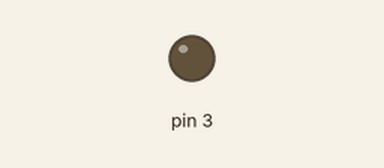
Recording of a sketch running on a simulated Arduino Uno, built with avr-gcc and run on an emulated ATmega328P. Shown: output pins drawn as LEDs (lit = HIGH).

Above: at 0.05 s.
At 6.45 s:
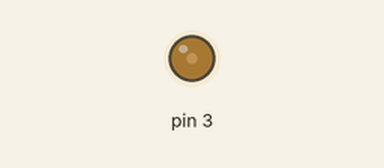
At 19.95 s:
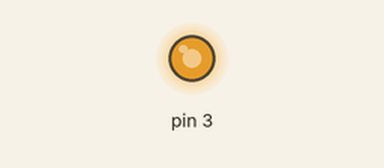
At 39.85 s:
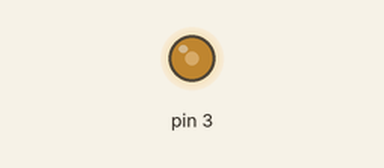
Timing chart, 0 to 40.0 s (numbered marks = the images above):
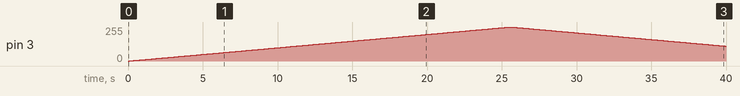

The sketch:

sketch_dec16a_LED_Button.ino
```cpp
void setup(){
  pinMode(3,OUTPUT);
}

void loop() {
  for(int brightness=0; brightness<=255; brightness++)
  {
    analogWrite(3,brightness);
    delay(100);
  }
  for(int brightness=255; brightness>=0; brightness--)
  {
    analogWrite(3,brightness);
    delay(100);
  }
}
```

Measured:
- by itself, pin 3: rises from 0/255 to 255/255 in 25.4 s, then falls to 112/255 in 14.4 s
